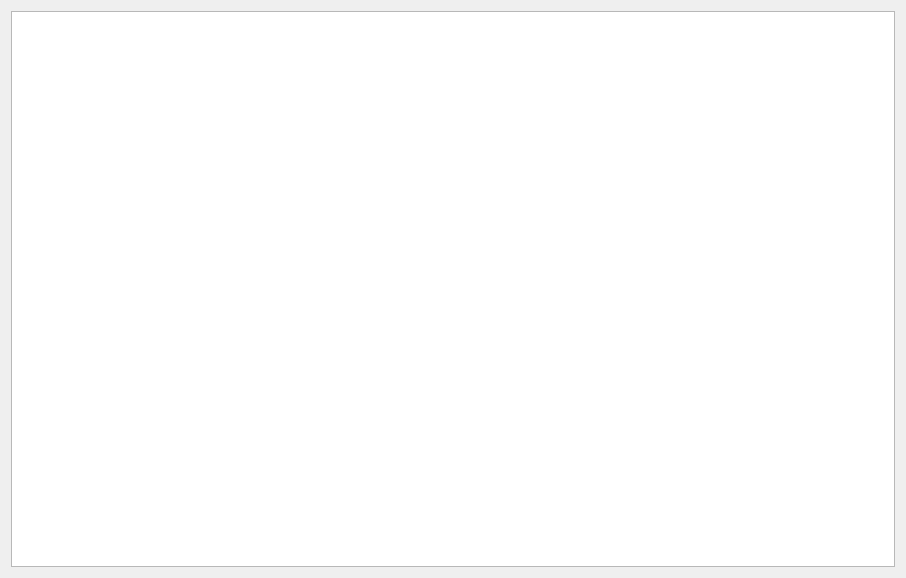
<?xml version="1.0" encoding="UTF-8"?>
<ui version="4.0">
 <class>CustomTreeWidget</class>
 <widget class="QWidget" name="CustomTreeWidget">
  <property name="geometry">
   <rect>
    <x>0</x>
    <y>0</y>
    <width>906</width>
    <height>578</height>
   </rect>
  </property>
  <property name="windowTitle">
   <string>The Widget Testing Grounds</string>
  </property>
  <layout class="QGridLayout" name="gridLayout">
   <item row="0" column="0">
    <widget class="QSplitter" name="splitter">
     <property name="orientation">
      <enum>Qt::Horizontal</enum>
     </property>
     <widget class="QTreeView" name="treeView">
      <property name="editTriggers">
       <set>QAbstractItemView::AllEditTriggers</set>
      </property>
      <property name="selectionMode">
       <enum>QAbstractItemView::ExtendedSelection</enum>
      </property>
      <property name="iconSize">
       <size>
        <width>16</width>
        <height>16</height>
       </size>
      </property>
      <property name="uniformRowHeights">
       <bool>true</bool>
      </property>
      <property name="headerHidden">
       <bool>false</bool>
      </property>
      <attribute name="headerVisible">
       <bool>true</bool>
      </attribute>
      <attribute name="headerCascadingSectionResizes">
       <bool>true</bool>
      </attribute>
      <attribute name="headerCascadingSectionResizes">
       <bool>true</bool>
      </attribute>
      <attribute name="headerVisible">
       <bool>true</bool>
      </attribute>
     </widget>
    </widget>
   </item>
  </layout>
 </widget>
 <resources/>
 <connections/>
</ui>
